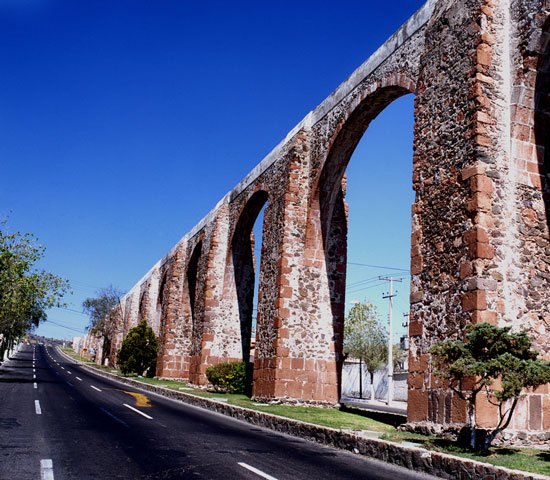
#> input picture arcos.jpg, 550 x 480 px
$ python convulsion.py
#> lines starting #> are read from the running program, lines starting #| are printed output that depends on the picture
#> further down, image is the input picture: shape (480, 550, 3); mean B, G, R 128.4, 94, 84.9
import numpy as np
import argparse
import matplotlib.pyplot as plt
import cv2

# Función que ayuda a la multiplicación y suma para la convulsión
def multiplicar(matrix, filtro):
    rows_matrix, cols_matrix = matrix.shape
    rows_filter, cols_filter = filtro.shape
    result = 0.0

    # Hace las operaciones necesarias para realizar la convulsion
    for row in range(rows_matrix):
        for col in range(cols_matrix):
            result += matrix[row, col] * filtro[row, col]

    return result


# Añade padding a una matriz o imagen según la cantidad introducida
def padding(padding, matrix):
    # Si es una imagen RGB la convierte a una escala de grises
#> called with padding = 5
    if len(matrix.shape) == 3:
        matrix = cv2.cvtColor(image, cv2.COLOR_BGR2GRAY)
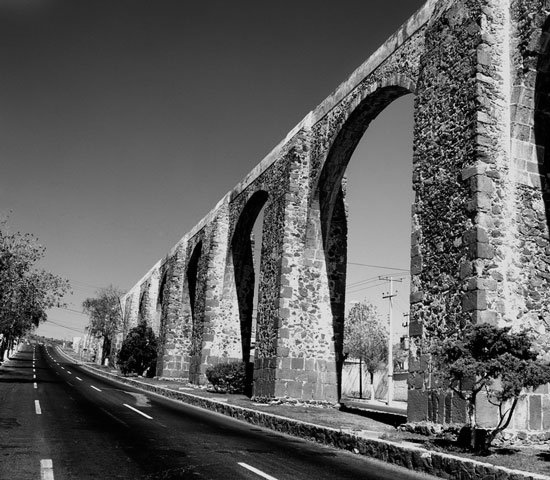
#> matrix: shape (480, 550); min 0, max 250, mean 95.2
    else:
        print("Image Shape : {}".format(matrix.shape))

    # Crea una matriz de la imagen con padding
    padded_matrix = np.zeros((matrix.shape[0] + padding*2, matrix.shape[1] + padding*2))
    padded_matrix[padding : padded_matrix.shape[0]-padding, padding : padded_matrix.shape[1]-padding] = matrix
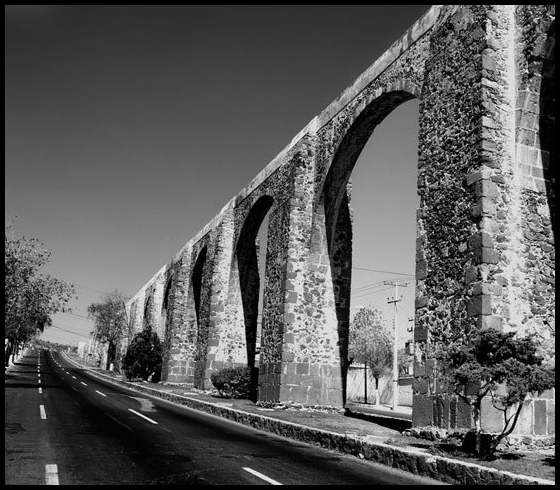
#> padded_matrix: shape (490, 560) float64; min 0, max 250, mean 91.6

    # Grafica la imagen con padding
    plt.imshow(padded_matrix, cmap='gray')
    plt.title("Padded Image")
    plt.show()

    return padded_matrix

# Función que hace la convulsion de una imagen o matriz con un filtro
def convulsion(matrix, filtro):
    matrix = padding(5, matrix)
    rows_matrix, cols_matrix = matrix.shape
#> rows_matrix = 490; cols_matrix = 560
    rows_filter, cols_filter = filtro.shape
    x = rows_matrix - rows_filter + 1
#> x = 488
    y = cols_matrix - cols_filter + 1
#> y = 558

    output = np.zeros((x,y))

    # Hace las operaciones de la matriz de imagen con el filtro a convulcionar necesarias
    for row in range(x):
        for col in range(y):
            output[row,col] = multiplicar(matrix[row : row + rows_filter, col:col + cols_filter], filtro)
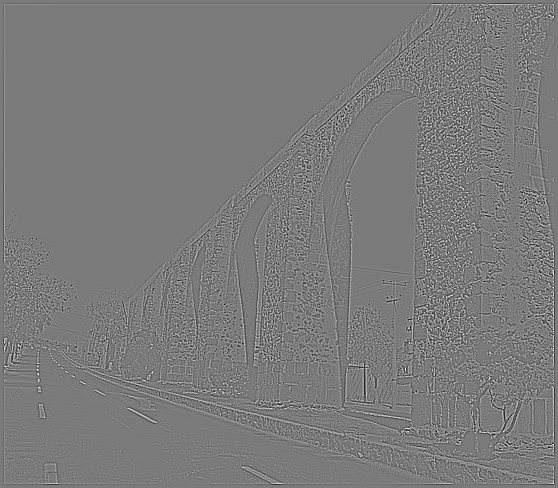
#> output: shape (488, 558) float64; min -1073, max 1145, mean 0; drawn with min black and max white

    # Grafica la imagen con el filtro Laplacian ya convolucionado
    plt.imshow(output, cmap='gray')
    plt.title("Laplacian")
    plt.show()

# Matriz del filtro Laplacian que se aplicara
filtro = np.array([[-1, -1, -1],
                    [-1, 8, -1],
                    [-1, -1, -1]])

# Main para correr una prueba con la imagen 'arcos.jpg'
if __name__ == '__main__':
    image = cv2.imread("arcos.jpg")
    convulsion(image, filtro)
